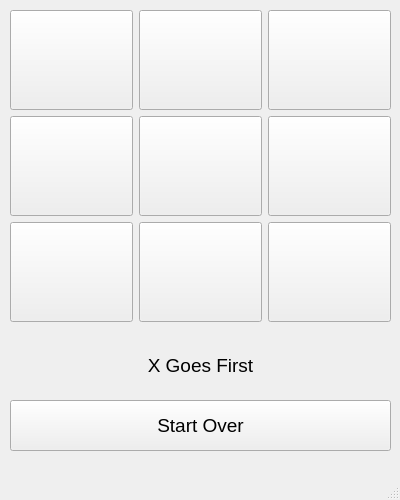
<?xml version="1.0" encoding="UTF-8"?>
<ui version="4.0">
 <class>MainWindow</class>
 <widget class="QMainWindow" name="MainWindow">
  <property name="geometry">
   <rect>
    <x>0</x>
    <y>0</y>
    <width>400</width>
    <height>500</height>
   </rect>
  </property>
  <property name="windowTitle">
   <string>MainWindow</string>
  </property>
  <widget class="QWidget" name="centralwidget">
   <widget class="QWidget" name="gridLayoutWidget">
    <property name="geometry">
     <rect>
      <x>10</x>
      <y>10</y>
      <width>381</width>
      <height>314</height>
     </rect>
    </property>
    <layout class="QGridLayout" name="gridLayout">
     <item row="1" column="0">
      <widget class="QPushButton" name="pushButton_2">
       <property name="sizePolicy">
        <sizepolicy hsizetype="Minimum" vsizetype="Fixed">
         <horstretch>100</horstretch>
         <verstretch>100</verstretch>
        </sizepolicy>
       </property>
       <property name="minimumSize">
        <size>
         <width>100</width>
         <height>100</height>
        </size>
       </property>
       <property name="font">
        <font>
         <pointsize>24</pointsize>
        </font>
       </property>
       <property name="text">
        <string/>
       </property>
      </widget>
     </item>
     <item row="2" column="1">
      <widget class="QPushButton" name="pushButton_6">
       <property name="sizePolicy">
        <sizepolicy hsizetype="Minimum" vsizetype="Fixed">
         <horstretch>100</horstretch>
         <verstretch>100</verstretch>
        </sizepolicy>
       </property>
       <property name="minimumSize">
        <size>
         <width>100</width>
         <height>100</height>
        </size>
       </property>
       <property name="font">
        <font>
         <pointsize>24</pointsize>
        </font>
       </property>
       <property name="text">
        <string/>
       </property>
      </widget>
     </item>
     <item row="0" column="1">
      <widget class="QPushButton" name="pushButton_4">
       <property name="sizePolicy">
        <sizepolicy hsizetype="Minimum" vsizetype="Fixed">
         <horstretch>100</horstretch>
         <verstretch>100</verstretch>
        </sizepolicy>
       </property>
       <property name="minimumSize">
        <size>
         <width>100</width>
         <height>100</height>
        </size>
       </property>
       <property name="font">
        <font>
         <pointsize>24</pointsize>
        </font>
       </property>
       <property name="text">
        <string/>
       </property>
      </widget>
     </item>
     <item row="0" column="0">
      <widget class="QPushButton" name="pushButton_1">
       <property name="sizePolicy">
        <sizepolicy hsizetype="Minimum" vsizetype="Fixed">
         <horstretch>100</horstretch>
         <verstretch>100</verstretch>
        </sizepolicy>
       </property>
       <property name="minimumSize">
        <size>
         <width>100</width>
         <height>100</height>
        </size>
       </property>
       <property name="font">
        <font>
         <pointsize>24</pointsize>
        </font>
       </property>
       <property name="text">
        <string/>
       </property>
      </widget>
     </item>
     <item row="1" column="1">
      <widget class="QPushButton" name="pushButton_5">
       <property name="sizePolicy">
        <sizepolicy hsizetype="Minimum" vsizetype="Fixed">
         <horstretch>100</horstretch>
         <verstretch>100</verstretch>
        </sizepolicy>
       </property>
       <property name="minimumSize">
        <size>
         <width>100</width>
         <height>100</height>
        </size>
       </property>
       <property name="font">
        <font>
         <pointsize>24</pointsize>
        </font>
       </property>
       <property name="text">
        <string/>
       </property>
      </widget>
     </item>
     <item row="2" column="0">
      <widget class="QPushButton" name="pushButton_3">
       <property name="sizePolicy">
        <sizepolicy hsizetype="Minimum" vsizetype="Fixed">
         <horstretch>100</horstretch>
         <verstretch>100</verstretch>
        </sizepolicy>
       </property>
       <property name="minimumSize">
        <size>
         <width>100</width>
         <height>100</height>
        </size>
       </property>
       <property name="font">
        <font>
         <pointsize>24</pointsize>
        </font>
       </property>
       <property name="text">
        <string/>
       </property>
      </widget>
     </item>
     <item row="0" column="2">
      <widget class="QPushButton" name="pushButton_7">
       <property name="sizePolicy">
        <sizepolicy hsizetype="Minimum" vsizetype="Fixed">
         <horstretch>100</horstretch>
         <verstretch>100</verstretch>
        </sizepolicy>
       </property>
       <property name="minimumSize">
        <size>
         <width>100</width>
         <height>100</height>
        </size>
       </property>
       <property name="font">
        <font>
         <pointsize>24</pointsize>
        </font>
       </property>
       <property name="text">
        <string/>
       </property>
      </widget>
     </item>
     <item row="1" column="2">
      <widget class="QPushButton" name="pushButton_8">
       <property name="sizePolicy">
        <sizepolicy hsizetype="Minimum" vsizetype="Fixed">
         <horstretch>100</horstretch>
         <verstretch>100</verstretch>
        </sizepolicy>
       </property>
       <property name="minimumSize">
        <size>
         <width>100</width>
         <height>100</height>
        </size>
       </property>
       <property name="font">
        <font>
         <pointsize>24</pointsize>
        </font>
       </property>
       <property name="text">
        <string/>
       </property>
      </widget>
     </item>
     <item row="2" column="2">
      <widget class="QPushButton" name="pushButton_9">
       <property name="sizePolicy">
        <sizepolicy hsizetype="Minimum" vsizetype="Fixed">
         <horstretch>100</horstretch>
         <verstretch>100</verstretch>
        </sizepolicy>
       </property>
       <property name="minimumSize">
        <size>
         <width>100</width>
         <height>100</height>
        </size>
       </property>
       <property name="font">
        <font>
         <pointsize>24</pointsize>
        </font>
       </property>
       <property name="text">
        <string/>
       </property>
      </widget>
     </item>
    </layout>
   </widget>
   <widget class="QPushButton" name="pushButton_10">
    <property name="geometry">
     <rect>
      <x>10</x>
      <y>400</y>
      <width>381</width>
      <height>51</height>
     </rect>
    </property>
    <property name="font">
     <font>
      <pointsize>14</pointsize>
     </font>
    </property>
    <property name="text">
     <string>Start Over</string>
    </property>
   </widget>
   <widget class="QLabel" name="label">
    <property name="geometry">
     <rect>
      <x>10</x>
      <y>350</y>
      <width>381</width>
      <height>31</height>
     </rect>
    </property>
    <property name="font">
     <font>
      <pointsize>14</pointsize>
     </font>
    </property>
    <property name="text">
     <string>X Goes First</string>
    </property>
    <property name="alignment">
     <set>Qt::AlignCenter</set>
    </property>
   </widget>
  </widget>
  <widget class="QMenuBar" name="menubar">
   <property name="geometry">
    <rect>
     <x>0</x>
     <y>0</y>
     <width>400</width>
     <height>21</height>
    </rect>
   </property>
  </widget>
  <widget class="QStatusBar" name="statusbar"/>
 </widget>
 <resources/>
 <connections/>
</ui>
